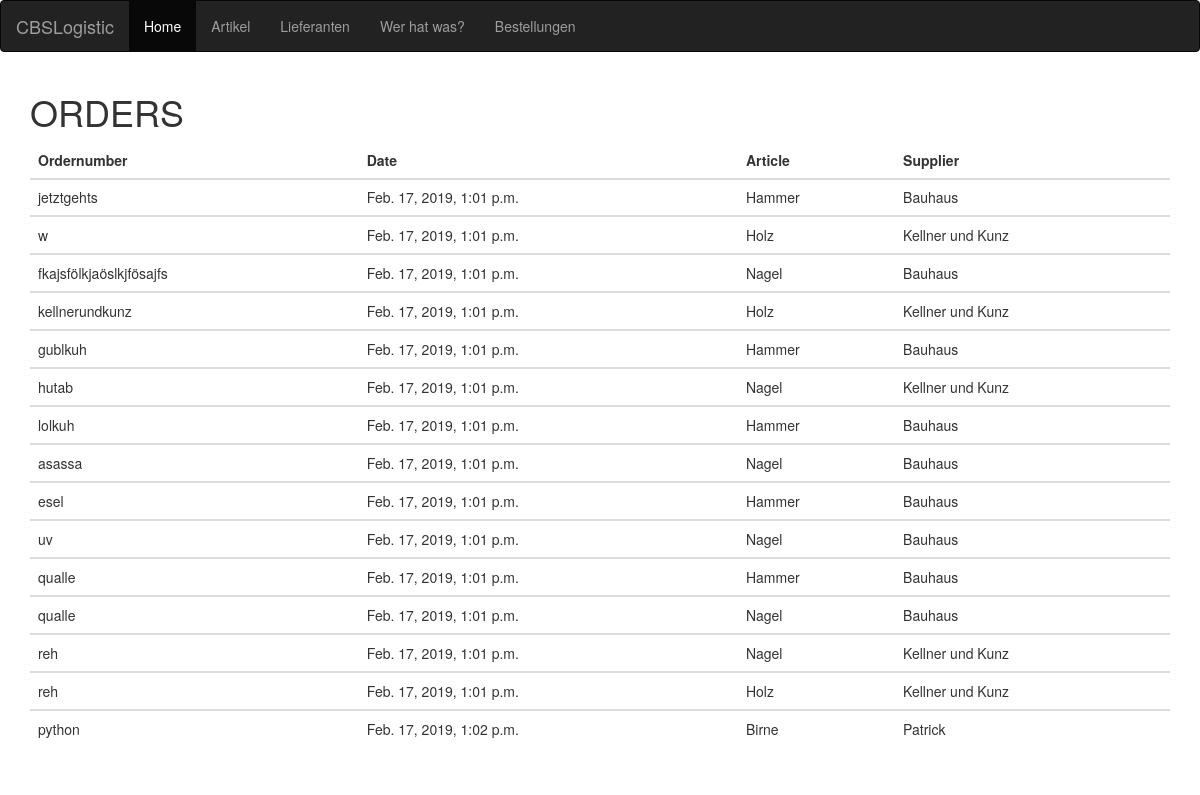
Page /order/ on the earlier database version.
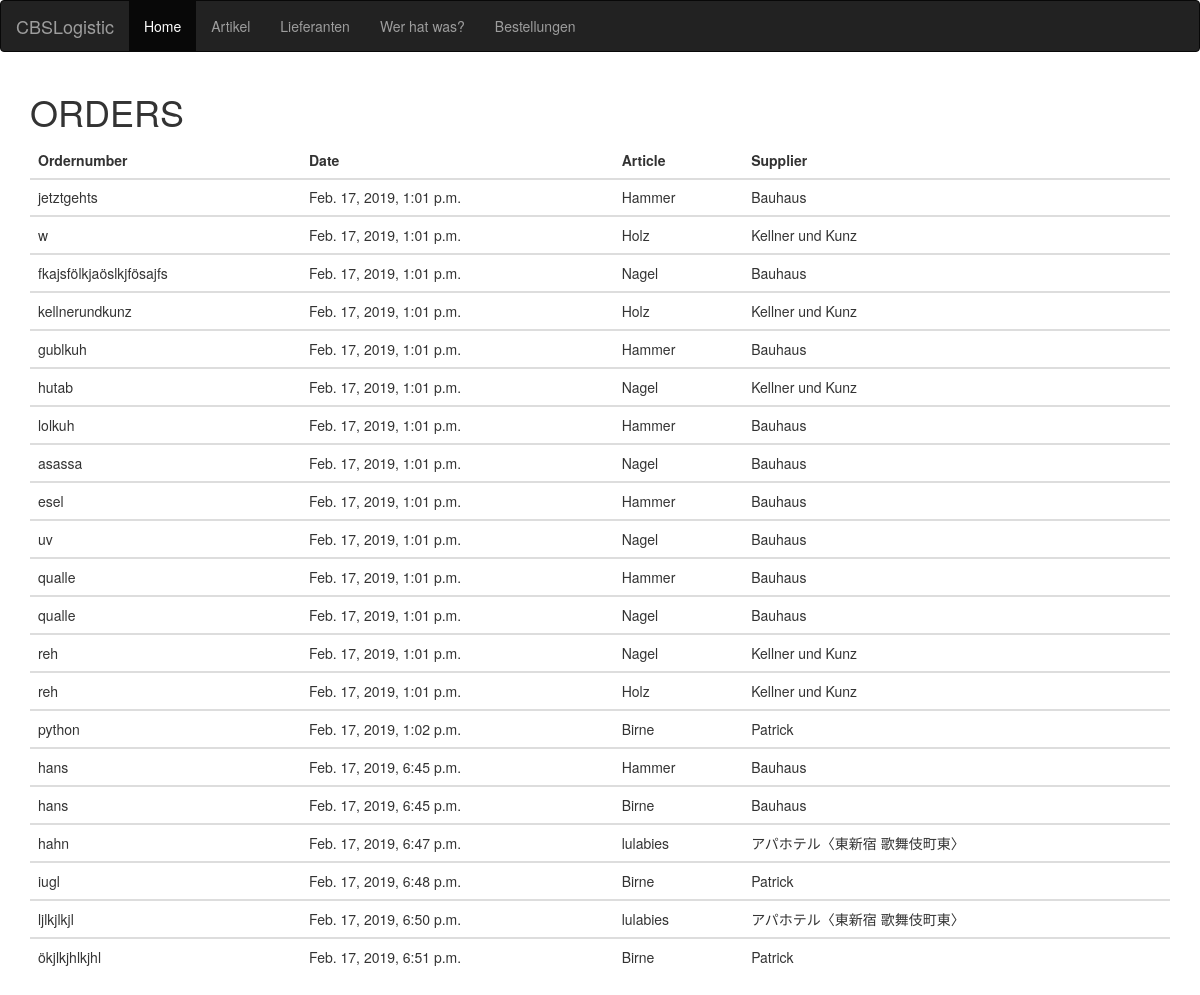
Same page on the later database version.
### warehouse/models.py (models this page shows, shortened)
class Orders(models.Model):
    id = models.AutoField(primary_key=True)
    basket = models.ForeignKey(Orderbasket, on_delete=models.CASCADE)
    ordernumber = models.CharField(max_length=50) #unique wurde auskommentiert 12.2.2019
    date = models.DateTimeField(default=datetime.now)

class Orderbasket(models.Model):
    id = models.AutoField(primary_key=True)
    detail = models.ForeignKey(Detail, on_delete=models.CASCADE)
    date = models.DateTimeField(default=datetime.now)
    quantity = models.IntegerField(default=1)
    confirmed = models.BooleanField(default=False)
    ordered = models.BooleanField(default=False)

class Detail(models.Model):
    id = models.AutoField(primary_key=True)
    article = models.ForeignKey(Article, on_delete=models.CASCADE)
    supplier = models.ForeignKey(Supplier, on_delete=models.CASCADE)
    shipment_cost = models.IntegerField(default=0)
    order_min = models.IntegerField(default=0)
    price = models.IntegerField(default=0)

class Article(models.Model):
    id = models.AutoField(primary_key=True)
    label = models.CharField(max_length=200)
    sensor_no = models.IntegerField()
    sensor_status = models.BooleanField(default=True)
    supplier = models.ManyToManyField(Supplier, through='Detail')
    def __str__(self):
        return self.label

class Supplier(models.Model):
    id = models.AutoField(primary_key=True)
    name = models.CharField(max_length=200)
    def __str__(self):
        return self.name

### warehouse/views.py (the view, shortened to what this page needs)
# urls.py: path('order/', OrderView.as_view(), name='order'),
class OrderView(generic.TemplateView):
    template_name = 'order.html'
    def get_context_data(self, **kwargs):
        context = super(OrderView, self).get_context_data(**kwargs)
        context['orders'] = Orders.objects.all()
        return context

### warehouse/templates/order.html (shortened to what this page needs)
<!DOCTYPE html>
<html lang="en">
<head>
    <link rel="stylesheet" href="https://maxcdn.bootstrapcdn.com/bootstrap/3.3.7/css/bootstrap.min.css">
</head>
<body>
<nav class="navbar navbar-inverse">
  <div class="container-fluid">
    <div class="navbar-header">
      <a class="navbar-brand" href="/getstatus">CBSLogistic</a>
    </div>
    <ul class="nav navbar-nav">
      <li class="active"><a href="/getstatus">Home</a></li>
      <li><a href="/article">Artikel</a></li>
      <li><a href="/supplier">Lieferanten</a></li>
      <li><a href="/getmatrix">Wer hat was?</a></li>
      <li><a href="/order">Bestellungen</a></li>
    </ul>
  </div>
</nav>
<div class="container">
<table class="table">
    <thead>
    <h1>ORDERS</h1>
    <tr>
        <th>Ordernumber</th>
        <th>Date</th>
        <th>Article</th>
        <th>Supplier</th>
    </thead>
    {% for order in orders %}
    <tbody>
        <td>{{order.ordernumber}}</td>
        <td>{{order.date}}</td>
        <td>{{order.basket.detail.article}}</td>
        <td>{{order.basket.detail.supplier}}</td>
        {% endfor %}
    </tbody>
</table>
    </div>
</body>

Differences in the rows shown:
added Orders: ordernumber "hans", date "Feb. 17, 2019, 6:45 p.m.", basket.detail.article "Hammer", basket.detail.supplier "Bauhaus"
added Orders: ordernumber "hans", date "Feb. 17, 2019, 6:45 p.m.", basket.detail.article "Birne", basket.detail.supplier "Bauhaus"
added Orders: ordernumber "hahn", date "Feb. 17, 2019, 6:47 p.m.", basket.detail.article "lulabies", basket.detail.supplier "アパホテル〈東新宿 歌舞伎町東〉"
added Orders: ordernumber "iugl", date "Feb. 17, 2019, 6:48 p.m.", basket.detail.article "Birne", basket.detail.supplier "Patrick"
added Orders: ordernumber "ljlkjlkjl", date "Feb. 17, 2019, 6:50 p.m.", basket.detail.article "lulabies", basket.detail.supplier "アパホテル〈東新宿 歌舞伎町東〉"
added Orders: ordernumber "ökjlkjhlkjhl", date "Feb. 17, 2019, 6:51 p.m.", basket.detail.article "Birne", basket.detail.supplier "Patrick"
